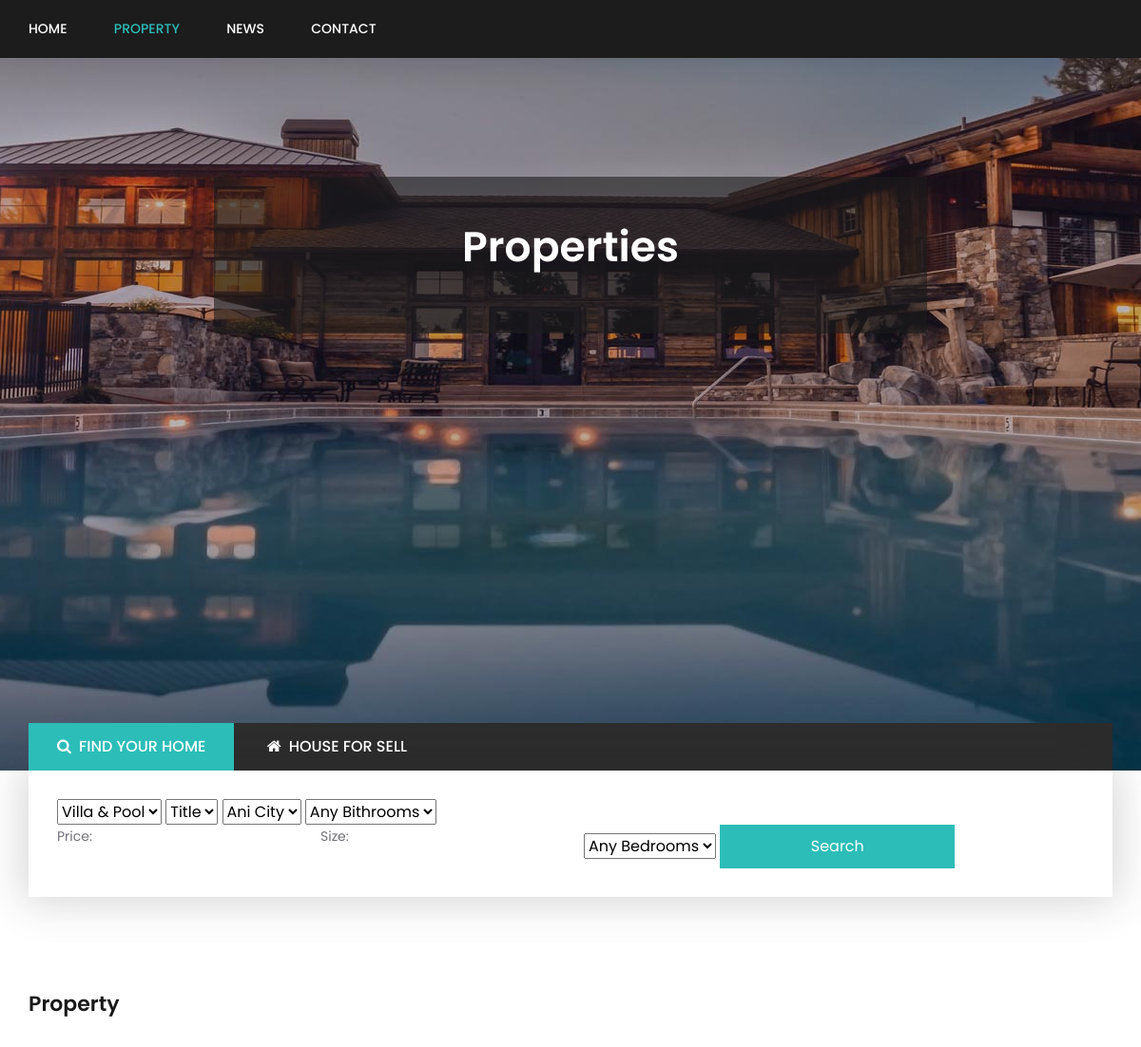
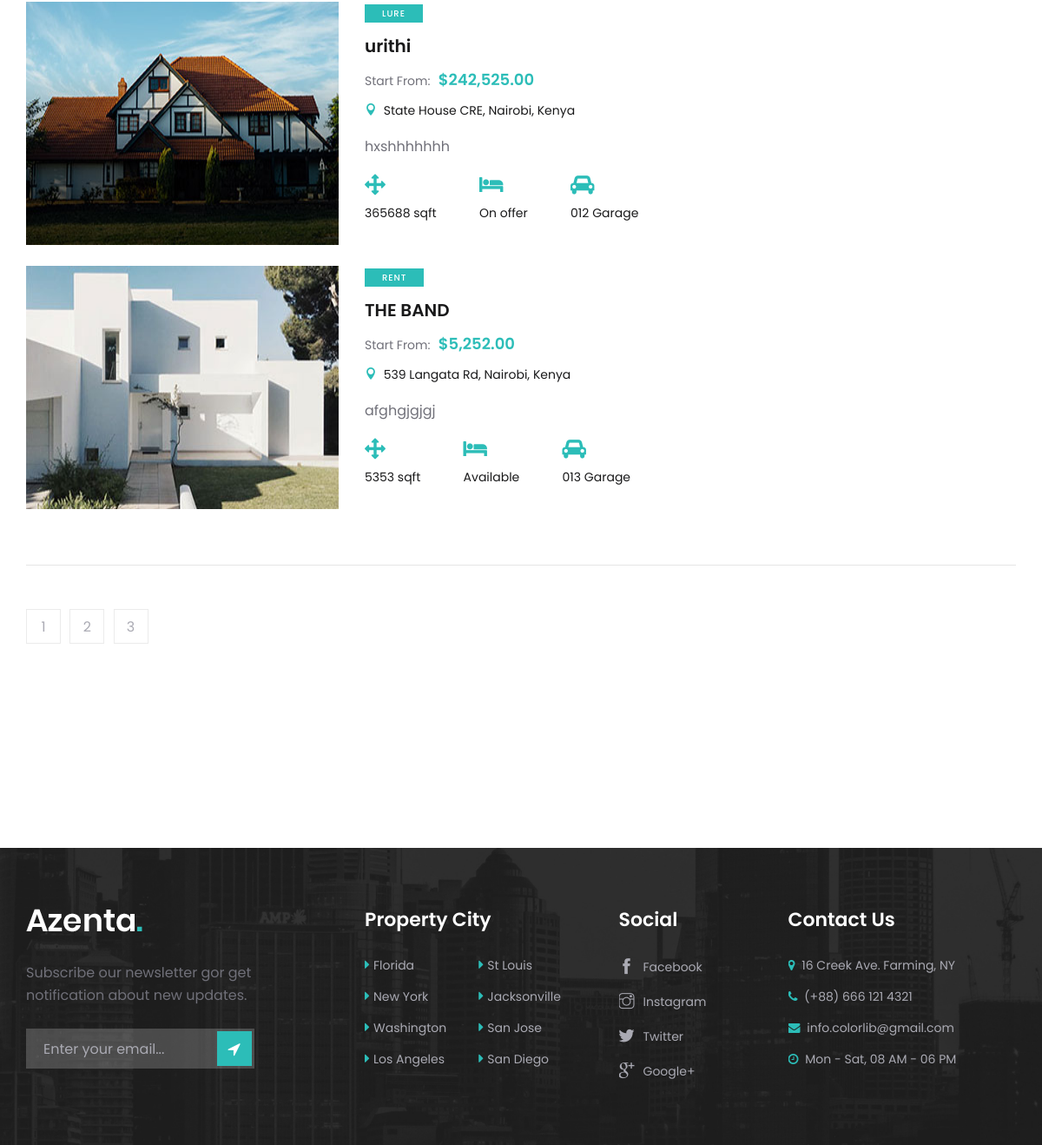
/property.php, run on the app's committed database (2 pictures, top to bottom).
### tables this page shows
CREATE TABLE `properties` (
  `id` int(11) NOT NULL,
  `title` text NOT NULL,
  `category` text NOT NULL,
  `location` varchar(100) NOT NULL,
  `sale_type` text NOT NULL,
  `bedrooms` varchar(50) NOT NULL,
  `price` varchar(50) NOT NULL,
  `area` int(45) NOT NULL,
  `garage` varchar(343) NOT NULL,
  `description` longtext NOT NULL,
  `image` text NOT NULL,
  `added_on` timestamp NOT NULL DEFAULT current_timestamp() ON UPDATE current_timestamp()
);

### property.php (the view, shortened to what this page needs)
<?php
include('connect.php');
$properties = mysqli_query($dbconnect,"select * from properties" );
?>
<!DOCTYPE html>
<html lang="zxx">
<head>
    <link rel="stylesheet" href="css/bootstrap.min.css" type="text/css">
    <link rel="stylesheet" href="css/font-awesome.min.css" type="text/css">
    <link rel="stylesheet" href="css/elegant-icons.css" type="text/css">
    <link rel="stylesheet" href="css/themify-icons.css" type="text/css">
    <link rel="stylesheet" href="css/nice-select.css" type="text/css">
    <link rel="stylesheet" href="css/jquery-ui.min.css" type="text/css">
    <link rel="stylesheet" href="css/owl.carousel.min.css" type="text/css">
    <link rel="stylesheet" href="css/magnific-popup.css" type="text/css">
    <link rel="stylesheet" href="css/slicknav.min.css" type="text/css">
    <link rel="stylesheet" href="css/style.css" type="text/css">
</head>
<body>
    <header class="header-section header-normal">
        <div class="top-nav">
            <div class="container">
                <div class="row">
                    <div class="col-lg-7">
                        <nav class="main-menu">
                            <ul>
                                <li><a href="./index.php">Home</a></li>
                                <li class="active"><a href="./property.php">Property</a></li>
                                <li><a href="./blog.php">News</a></li>
                                <li><a href="./contact.php">Contact</a></li>
                            </ul>
                        </nav>
                    </div>
                </div>
            </div>
        </div>
    </header>
        <div class="single-hero-item set-bg" data-setbg="img/hero/hero-3.jpg">
            <div class="container">
                <div class="row">
                    <div class="col-lg-8 offset-lg-2">
                        <div class="hero-text">
                            <h2>Properties</h2>
                        </div>
                    </div>
                </div>
            </div>
        </div>
    <div class="search-form">
        <div class="container">
            <div class="row">
                <div class="col-lg-12">
                    <div class="search-form-text">
                        <div class="search-text">
                            <i class="fa fa-search"></i>
                            Find Your Home
                        </div>
                        <div class="home-text">
                            <i class="fa fa-home"></i>
                            House For Sell
                        </div>
                    </div>
                    <form action="#" class="filter-form">
                        <div class="first-row">
                            <select>
                                <option value="">Villa & Pool</option>
                            </select>
                            <select>
                                <option value="">Title</option>
                            </select>
                            <select>
                                <option value="">Ani City</option>
                            </select>
                            <select>
                                <option value="">Any Bithrooms</option>
                            </select>
                        </div>
                        <div class="second-row">
                            <select>
                                <option value="">Any Bedrooms</option>
                            </select>
                            <div class="price-range-wrap">
                                <div class="price-text">
                                    <label for="priceRange">Price:</label>
                                    <input type="text" id="priceRange" readonly>
                                </div>
                            </div>
                            <div class="room-size-range">
                                <div class="price-text">
                                    <label for="roomsizeRange">Size:</label>
                                    <input type="text" id="roomsizeRange" readonly>
                                </div>
                            </div>
                            <button type="button" class="search-btn">Search</button>
                        </div>
                    </form>
                </div>
            </div>
        </div>
    </div>
    <section class="property-section spad">
        <div class="container">
            <div class="row">
                <div class="col-lg-12">
                    <h4 class="property-title">Property</h4>
                    <div class="property-list">
                        <div class="single-property-item">
                        <?php while ($property=mysqli_fetch_assoc($properties)) { ?>
                            <div class="row">
                                <div class="col-md-4">
                                    <div class="property-pic">
                                        <img src="uploads/<?php echo $property['image'] ?>" alt="">
                                    </div>
                                </div>
                                <div class="col-md-4">
                                    <div class="property-text">
                                        <div class="s-text"><?php echo $property['sale_type'] ?></div>
                                        <h5 class="r-title"><?php echo $property['title'] ?></h5>
                                        <div class="room-price">
                                            <span>Start From:</span>
                                            <h5><?php echo $property['price'] ?></h5>
                                        </div>
                                        <div class="properties-location"><i class="icon_pin"></i> <?php echo $property['location'] ?></div>
                                        <p><?php echo $property['description'] ?></p>
                                        <ul class="room-features">
                                            <li>
                                                <i class="fa fa-arrows"></i>
                                                <p><?php echo $property['area'] ?> sqft</p>
                                            </li>
                                            <li>
                                                <i class="fa fa-bed"></i>
                                                <p><?php echo $property['bedrooms'] ?></p>
                                            </li>
                                            <li>
                                                <i class="fa fa-car"></i>
                                                <p>01<?php echo $property['garage'] ?> Garage</p>
                                            </li>
                                        </ul>
                                    </div>
                                </div>
                            </div>
                            <br>
                        <?php } ?>
                        </div>
                    <div class="property-pagination">
                        <a href="#">1</a>
                        <a href="#">2</a>
                        <a href="#">3</a>
                    </div>
                </div>
            </div>
        </div>
    </section>
    <div class="partner-section">
        <div class="container">
        </div>
    </div>
    <footer class="footer-section set-bg" data-setbg="img/footer-bg.jpg">
        <div class="container">
            <div class="footer-text">
                <div class="row">
                    <div class="col-lg-3">
                        <div class="footer-logo">
                            <div class="logo">
                                <a href="#"><img src="img/footer-logo.png" alt=""></a>
                            </div>
                            <p>Subscribe our newsletter gor get notification about new updates.</p>
                            <form action="index.php" class="newslatter-form" method="post">
                                <input type="text" placeholder="Enter your email..." name="subscribe">
                                <button type="submit" name="submit"><i class="fa fa-location-arrow"></i></button>
                            </form>
                        </div>
                    </div>
                    <div class="col-lg-3 offset-lg-1">
                        <div class="footer-widget">
                            <h4>Property City</h4>
                            <ul>
                                <li><i class="fa fa-caret-right"></i> <a href="#">Florida</a></li>
                                <li><i class="fa fa-caret-right"></i> <a href="#">New York</a></li>
                                <li><i class="fa fa-caret-right"></i> <a href="#">Washington</a></li>
                                <li><i class="fa fa-caret-right"></i> <a href="#">Los Angeles</a></li>
                            </ul>
                            <ul>
                                <li><i class="fa fa-caret-right"></i> <a href="#">St Louis</a></li>
                                <li><i class="fa fa-caret-right"></i> <a href="#">Jacksonville</a></li>
                                <li><i class="fa fa-caret-right"></i> <a href="#">San Jose</a></li>
                                <li><i class="fa fa-caret-right"></i> <a href="#">San Diego</a></li>
                            </ul>
                        </div>
                    </div>
                    <div class="col-lg-2">
                        <div class="footer-widget">
                            <h4>Social</h4>
                            <ul class="social">
                                <li><i class="ti-facebook"></i> <a href="#">Facebook</a></li>
                                <li><i class="ti-instagram"></i> <a href="#">Instagram</a></li>
                                <li><i class="ti-twitter-alt"></i> <a href="#">Twitter</a></li>
                                <li><i class="ti-google"></i> <a href="#">Google+</a></li>
                            </ul>
                        </div>
                    </div>
                    <div class="col-lg-3">
                        <div class="footer-widget">
                            <h4>Contact Us</h4>
                            <ul class="contact-option">
                                <li><i class="fa fa-map-marker"></i> 16 Creek Ave. Farming, NY</li>
                                <li><i class="fa fa-phone"></i> (+88) 666 121 4321</li>
                                <li><i class="fa fa-envelope"></i> info.colorlib@gmail.com</li>
                                <li><i class="fa fa-clock-o"></i> Mon - Sat, 08 AM - 06 PM</li>
                            </ul>
                        </div>
                    </div>
                </div>
            </div>
        </div>
    </footer>
</body>
</html>

### data on the page
properties: image (picture), sale_type "LURE", title "urithi", price "$242,525.00", location "State House CRE, Nairobi, Kenya", description "hxshhhhhhh", area "365688", bedrooms "On offer", garage "2"
properties: image (picture), sale_type "RENT", title "THE BAND", price "$5,252.00", location "539 Langata Rd, Nairobi, Kenya", description "afghgjgjgj", area "5353", bedrooms "Available", garage "3"
